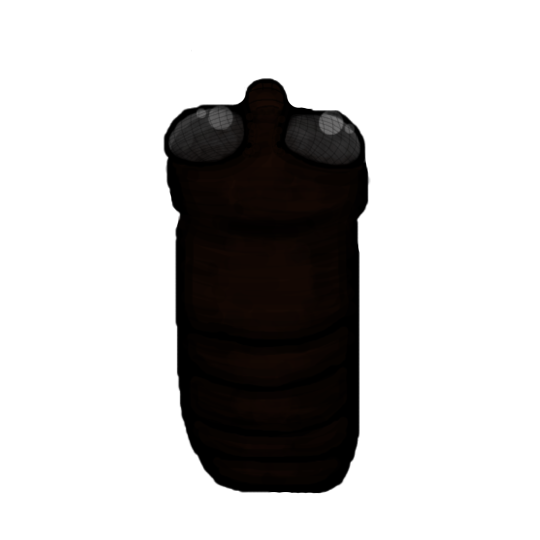
#> input picture assets/butterflies/papilionem-butterfly-body.png, 1080 x 1080 px (shown at 1/2 size)
$ python build-visual-supplement.py
#> lines starting #> are read from the running program, lines starting #| are printed output that depends on the picture
from pathlib import Path
from PIL import Image, ImageDraw, ImageFont


ROOT = Path(__file__).resolve().parents[1]
ASSETS = ROOT / "assets"
OUTPUT = ROOT / "docs" / "guidebook" / "visual-supplement"

BG = "#fcf8f3"
PANEL = "#fffdf9"
LINE = "#d8cfbf"
INK = "#2a2431"
MUTED = "#6d6775"
ACCENT = "#356b59"
WARM = "#7f4f24"
SOFT = "#eef5f1"
SOFT_WARM = "#f8eee4"

WING_SPLIT_X = 900
WING_SPLIT_Y = 600
BODY_CENTER = (540, 540)
WING_ANCHORS = {
    "foreLeft": {"onBody": (375, 549), "relative": (841, 500)},
    "foreRight": {"onBody": (700, 549), "relative": (68, 500)},
    "hindLeft": {"onBody": (375, 682), "relative": (852, -18)},
    "hindRight": {"onBody": (700, 682), "relative": (51, -18)},
}
ANTENNA_ANCHORS = {
    "left": {"onBody": (488, 290), "onAntenna": (494, 425)},
    "right": {"onBody": (559, 290), "onAntenna": (555, 425)},
}

ARCHETYPES = [
    ("friendly", "Warm Welcome", "warm-welcome"),
    ("cautious", "Delicate Pink", "delicate-pink"),
    ("energetic", "Electric Violet", "electric-violet"),
    ("skittish", "Nervous Jewel", "nervous-jewel"),
    ("wise", "Ancient Scholar", "ancient-scholar"),
    ("mystic", "Twilight Dancer", "twilight-dancer"),
    ("golden", "Legendary One", "legendary-one"),
]


def load_font(size: int, bold: bool = False):
    font_paths = [
        "C:/Windows/Fonts/segoeuib.ttf" if bold else "C:/Windows/Fonts/segoeui.ttf",
        "C:/Windows/Fonts/arialbd.ttf" if bold else "C:/Windows/Fonts/arial.ttf",
    ]
    for font_path in font_paths:
        path = Path(font_path)
        if path.exists():
            return ImageFont.truetype(str(path), size=size)
    return ImageFont.load_default()


FONT_H1 = load_font(60, bold=True)
FONT_H2 = load_font(34, bold=True)
FONT_H3 = load_font(26, bold=True)
FONT_BODY = load_font(24)
FONT_SMALL = load_font(20)
FONT_TINY = load_font(16)


def ensure_output():
    OUTPUT.mkdir(parents=True, exist_ok=True)


def rgba(hex_color: str):
    hex_color = hex_color.lstrip("#")
    return tuple(int(hex_color[i:i + 2], 16) for i in (0, 2, 4)) + (255,)


def new_canvas(size):
    return Image.new("RGBA", size, rgba(BG))


def draw_wrapped(draw: ImageDraw.ImageDraw, text: str, box, font, fill=INK, line_gap=6):
    x1, y1, x2, y2 = box
    words = text.split()
    lines = []
    current = ""
    for word in words:
        candidate = word if not current else f"{current} {word}"
        width = draw.textbbox((0, 0), candidate, font=font)[2]
        if width <= (x2 - x1):
            current = candidate
        else:
            if current:
                lines.append(current)
            current = word
    if current:
        lines.append(current)
    y = y1
    for line in lines:
        draw.text((x1, y), line, font=font, fill=fill)
        bbox = draw.textbbox((x1, y), line, font=font)
        y = bbox[3] + line_gap
        if y > y2:
            break
    return y


def draw_panel(draw: ImageDraw.ImageDraw, box, title=None, subtitle=None, fill=PANEL):
    x1, y1, x2, y2 = box
    draw.rounded_rectangle(box, radius=24, fill=fill, outline=LINE, width=3)
    content_y = y1 + 24
    if title:
        draw.text((x1 + 24, content_y), title, font=FONT_H3, fill=INK)
        content_y += 42
    if subtitle:
        content_y = draw_wrapped(draw, subtitle, (x1 + 24, content_y, x2 - 24, y2 - 24), FONT_SMALL, fill=MUTED)
        content_y += 12
    return (x1 + 24, content_y, x2 - 24, y2 - 24)


def fit_image(img: Image.Image, box_size, contain=True):
    img = img.convert("RGBA")
    bw, bh = box_size
    scale = min(bw / img.width, bh / img.height) if contain else max(bw / img.width, bh / img.height)
    size = (max(1, int(img.width * scale)), max(1, int(img.height * scale)))
    return img.resize(size, Image.Resampling.LANCZOS)


def paste_center(base: Image.Image, overlay: Image.Image, box):
    x1, y1, x2, y2 = box
    x = x1 + (x2 - x1 - overlay.width) // 2
    y = y1 + (y2 - y1 - overlay.height) // 2
    base.alpha_composite(overlay, (x, y))
    return x, y


def load_body():
    return Image.open(ASSETS / "butterflies" / "papilionem-butterfly-body.png").convert("RGBA")


def load_antenna():
    return Image.open(ASSETS / "butterflies" / "papilionem-butterfly-antenna.png").convert("RGBA")


def load_wing_sheet(stem: str, sex: str):
    folder = "male" if sex == "M" else "female"
    suffix = "M" if sex == "M" else "F"
    return Image.open(ASSETS / "butterflies" / folder / f"{stem}-wing-full-{suffix}.png").convert("RGBA")


# [54 lines left out: functions crop_wing_pieces, compose_butterfly, not called in this run]


def draw_title(canvas: Image.Image, title: str, subtitle: str):
    draw = ImageDraw.Draw(canvas)
    draw.text((90, 70), title, font=FONT_H1, fill=INK)
    draw_wrapped(draw, subtitle, (90, 150, canvas.width - 90, 260), FONT_BODY, fill=MUTED)


# [8 lines left out: function draw_chip, not called in this run]


def build_sprite_anatomy():
    canvas = new_canvas((2800, 2100))
    draw_title(
        canvas,
        "Visual Supplement 01 · Sprite Anatomy",
        "The butterfly is built from separate runtime layers: body, antenna, and a full wing sheet split into four independent pieces."
    )
    draw = ImageDraw.Draw(canvas)

    left = draw_panel(draw, (90, 300, 1060, 1180), "Body + antenna source sprites", "These are separate images. The body sets the center. The antenna image is anchored to the body, not baked into the wing sheet.")
    right = draw_panel(draw, (1120, 300, 2710, 1180), "Wing sheet split and anchor logic", "The runtime sheet is cut at x=900 and y=600, producing fore-left, fore-right, hind-left, and hind-right pieces that can come from different donors in hybrids.")
    bottom = draw_panel(draw, (90, 1230, 2710, 1980), "Composition facts", "These labels are taken from the live sprite manager and show what the renderer actually uses.")

    body = fit_image(load_body(), (380, 380))
    antenna = fit_image(load_antenna(), (380, 380))
    paste_center(canvas, body, (left[0], left[1] + 20, left[0] + 420, left[1] + 430))
    paste_center(canvas, antenna, (left[0] + 430, left[1] + 20, left[0] + 850, left[1] + 430))
    draw.text((left[0] + 95, left[1] + 430), "body sprite\n1080×1080", font=FONT_SMALL, fill=INK, spacing=4)
    draw.text((left[0] + 515, left[1] + 430), "antenna sprite\n1080×1080", font=FONT_SMALL, fill=INK, spacing=4)

    body_box = (left[0] + 40, left[1] + 520, left[0] + 400, left[1] + 760)
    draw.rounded_rectangle(body_box, radius=20, fill=SOFT, outline=LINE, width=2)
    draw.text((body_box[0] + 22, body_box[1] + 18), "Body center", font=FONT_H3, fill=INK)
    draw.text((body_box[0] + 22, body_box[1] + 64), "540, 540", font=FONT_BODY, fill=ACCENT)

    antenna_box = (left[0] + 450, left[1] + 520, left[0] + 850, left[1] + 760)
    draw.rounded_rectangle(antenna_box, radius=20, fill=SOFT_WARM, outline=LINE, width=2)
    draw.text((antenna_box[0] + 22, antenna_box[1] + 18), "Antenna mounts", font=FONT_H3, fill=INK)
    draw.text((antenna_box[0] + 22, antenna_box[1] + 64), "left 488,290 · right 559,290", font=FONT_SMALL, fill=WARM)
    draw.text((antenna_box[0] + 22, antenna_box[1] + 104), "The antenna sprite is anchored to these body points.", font=FONT_SMALL, fill=INK)

    sheet = fit_image(load_wing_sheet("warm-welcome", "F"), (right[2] - right[0] - 40, 560))
    sheet_pos = paste_center(canvas, sheet, (right[0], right[1], right[2], right[1] + 620))
    scale_x = sheet.width / 1920
    scale_y = sheet.height / 1080
    sx = sheet_pos[0]
    sy = sheet_pos[1]
    split_x = sx + int(WING_SPLIT_X * scale_x)
    split_y = sy + int(WING_SPLIT_Y * scale_y)
    draw.line((split_x, sy, split_x, sy + sheet.height), fill=ACCENT, width=6)
    draw.line((sx, split_y, sx + sheet.width, split_y), fill=ACCENT, width=6)
    for label, point in {
        "fore-left": (sx + 140, sy + 120),
        "fore-right": (split_x + 110, sy + 120),
        "hind-left": (sx + 140, split_y + 110),
        "hind-right": (split_x + 110, split_y + 110),
    }.items():
        draw_chip(draw, point, label)

    pieces = crop_wing_pieces(load_wing_sheet("warm-welcome", "F"))
    piece_y = right[1] + 670
    labels = [("foreLeft", "fore-left"), ("foreRight", "fore-right"), ("hindLeft", "hind-left"), ("hindRight", "hind-right")]
    for i, (key, label) in enumerate(labels):
        px = right[0] + i * 330
        box = (px, piece_y, px + 290, piece_y + 220)
        draw.rounded_rectangle(box, radius=18, fill=rgba("#f7f2ea"), outline=LINE, width=2)
        thumb = fit_image(pieces[key], (250, 150))
        paste_center(canvas, thumb, (box[0] + 10, box[1] + 10, box[2] - 10, box[1] + 150))
        draw.text((box[0] + 16, box[1] + 165), label, font=FONT_SMALL, fill=INK)

    facts = [
        "Wing sheet size: 1920×1080",
        "Body sprite size: 1080×1080",
        "Antenna sprite size: 1080×1080",
        "Split points: x=900, y=600",
        "Render order: body → antenna → hindwings → forewings",
        "Hybrid children can pull each wing piece from a different parent donor",
    ]
    y = bottom[1]
    for fact in facts:
        draw_chip(draw, (bottom[0], y), fact)
        y += 60

    draw.text((bottom[0] + 950, bottom[1]), "Wing anchor points on body", font=FONT_H3, fill=INK)
    anchor_y = bottom[1] + 60
    for key, anchor in WING_ANCHORS.items():
        draw.text((bottom[0] + 950, anchor_y), f"{key}: body {anchor['onBody'][0]},{anchor['onBody'][1]} · piece {anchor['relative'][0]},{anchor['relative'][1]}", font=FONT_SMALL, fill=MUTED)
        anchor_y += 42

    canvas.save(OUTPUT / "01-sprite-anatomy.png")


# [153 lines left out: functions build_archetype_page, build_hybrid_inheritance, build_animation_lifecycle, not called in this run]


def main():
    ensure_output()
    build_sprite_anatomy()
#> in build_sprite_anatomy, `canvas = new_canvas((2800, 2100))`:
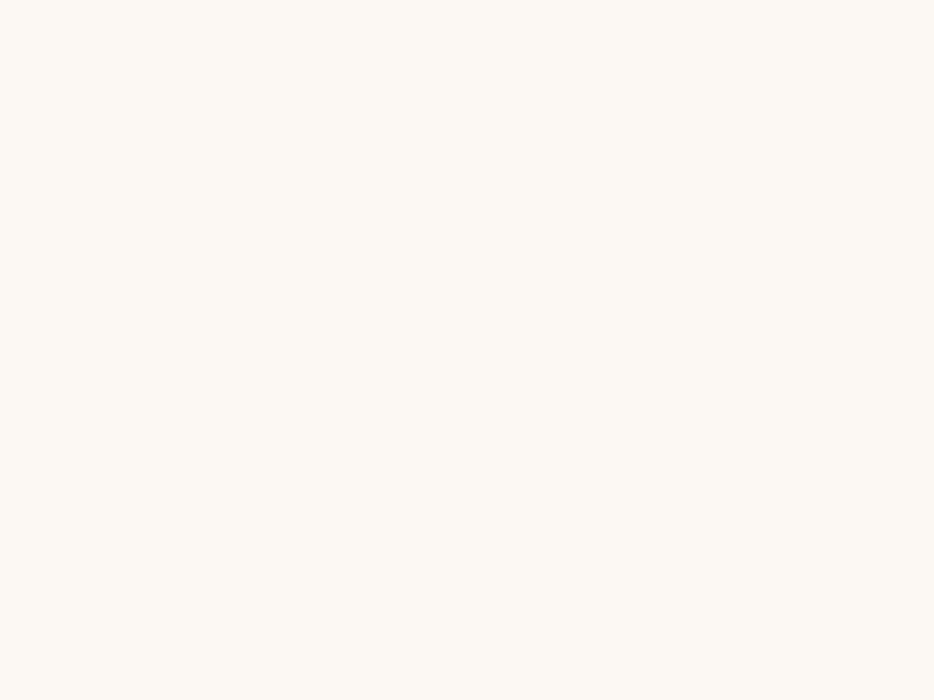
#> canvas: PIL image 2800x2100 RGBA (shown at 1/3 size); mean R, G, B, A 252, 248, 243, 255
#> in build_sprite_anatomy, `left = draw_panel(draw, (90, 300, 1060, 1180), "Body + antenna source ..`: left = (114, 396, 1036, 1156)
#> in build_sprite_anatomy, `right = draw_panel(draw, (1120, 300, 2710, 1180), "Wing sheet split an..`: right = (1144, 396, 2686, 1156)
#> in build_sprite_anatomy, `bottom = draw_panel(draw, (90, 1230, 2710, 1980), "Composition facts",..`: bottom = (114, 1326, 2686, 1956)
#> in load_body, returned value is the input picture: PIL image 1080x1080 RGBA; mean R, G, B, A 2.1, 1.1, 0.7, 60.7
#> in fit_image, `bw, bh = box_size`: bw = 380
#> in fit_image, `scale = min(bw / img.width, bh / img.height) if contain else max(bw / ..`: scale = 0.352
#> in fit_image, `size = (max(1, int(img.width * scale)), max(1, int(img.height * scale)))`: size = (380, 380)
#> in fit_image, `return img.resize(size, Image.Resampling.LANCZOS)`:
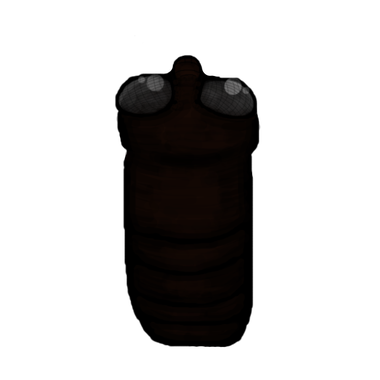
#> returned value: PIL image 380x380 RGBA; mean R, G, B, A 2.1, 1, 0.7, 60.7; transparent parts drawn white
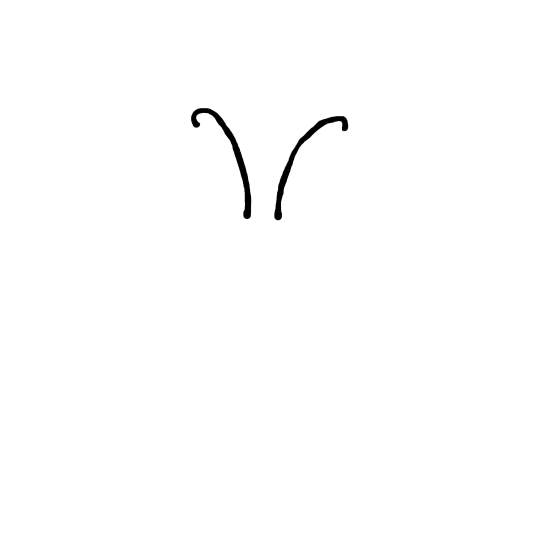
#> input picture assets/butterflies/papilionem-butterfly-antenna.png, 1080 x 1080 px (shown at 1/2 size)
#> in load_antenna, returned value is the input picture: PIL image 1080x1080 RGBA; mean R, G, B, A 0, 0, 0, 1.5
#> call 2 of fit_image, with box_size = (380, 380), contain = True
#> in fit_image (call 2), `return img.resize(size, Image.Resampling.LANCZOS)`:
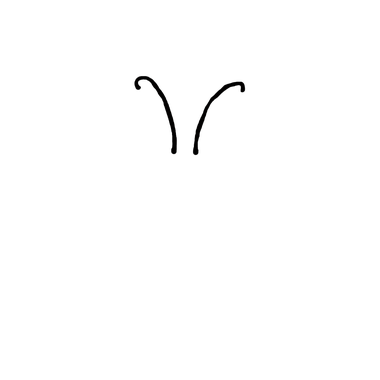
#> returned value: PIL image 380x380 RGBA; mean R, G, B, A 0, 0, 0, 1.5; transparent parts drawn white
#> in build_sprite_anatomy, `body_box = (left[0] + 40, left[1] + 520, left[0] + 400, left[1] + 760)`: body_box = (154, 916, 514, 1156)
#> in build_sprite_anatomy, `antenna_box = (left[0] + 450, left[1] + 520, left[0] + 850, left[1] + ..`: antenna_box = (564, 916, 964, 1156)
    build_archetype_page(
        "02-archetype-male-female-comparisons-core.png",
        ARCHETYPES[:4],
        "02"
    )
    build_archetype_page(
        "03-archetype-male-female-comparisons-special.png",
        ARCHETYPES[4:],
        "03"
    )
    build_hybrid_inheritance()
    build_animation_lifecycle()
    print(f"Wrote visual supplement plates to {OUTPUT}")


if __name__ == "__main__":
#> (the run stopped early here; a loop or call above may not have finished)
